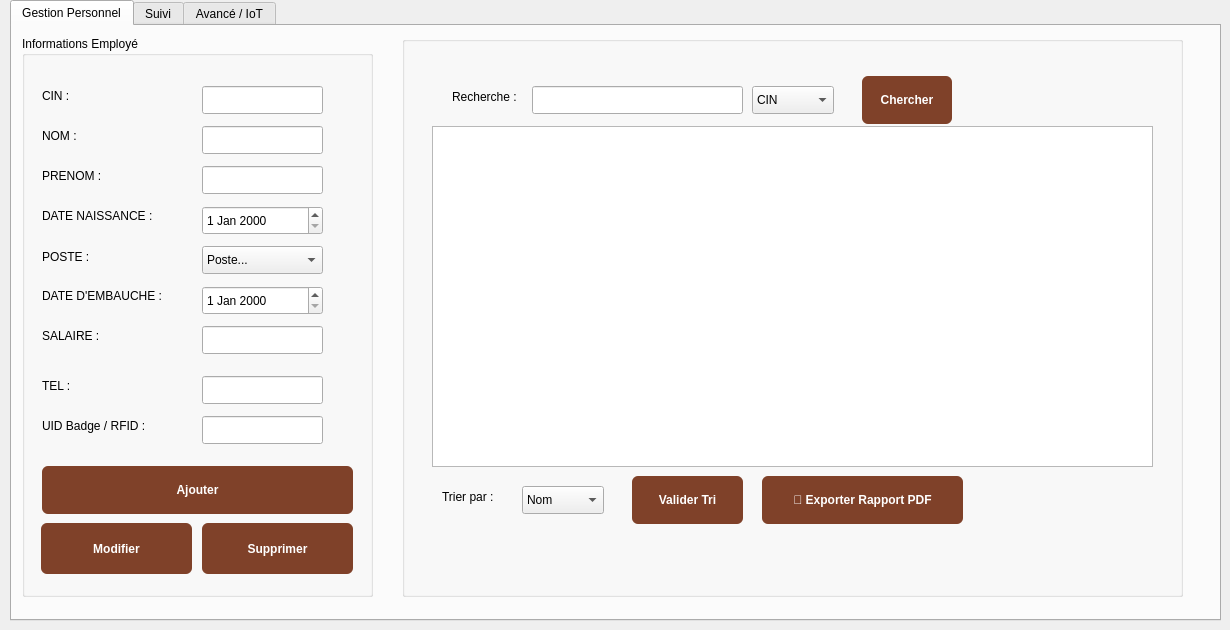
    <widget class="QWidget" name="page_5">
     <widget class="QTabWidget" name="tabWidget_2">
      <property name="geometry">
       <rect>
        <x>10</x>
        <y>0</y>
        <width>1211</width>
        <height>621</height>
       </rect>
      </property>
      <property name="currentIndex">
       <number>0</number>
      </property>
      <widget class="QWidget" name="tab_gestion_3">
       <attribute name="title">
        <string>Gestion Personnel</string>
       </attribute>
       <widget class="QGroupBox" name="groupBox_3">
        <property name="geometry">
         <rect>
          <x>10</x>
          <y>10</y>
          <width>351</width>
          <height>561</height>
         </rect>
        </property>
        <property name="title">
         <string>Informations Employé</string>
        </property>
        <widget class="QLabel" name="label_3">
         <property name="geometry">
          <rect>
           <x>20</x>
           <y>50</y>
           <width>63</width>
           <height>20</height>
          </rect>
         </property>
         <property name="text">
          <string>CIN :</string>
         </property>
        </widget>
        <widget class="QLabel" name="label_5">
         <property name="geometry">
          <rect>
           <x>20</x>
           <y>90</y>
           <width>63</width>
           <height>20</height>
          </rect>
         </property>
         <property name="text">
          <string>NOM :</string>
         </property>
        </widget>
        <widget class="QLabel" name="label_7">
         <property name="geometry">
          <rect>
           <x>20</x>
           <y>130</y>
           <width>71</width>
           <height>20</height>
          </rect>
         </property>
         <property name="text">
          <string>PRENOM :</string>
         </property>
        </widget>
        <widget class="QLabel" name="label_8">
         <property name="geometry">
          <rect>
           <x>20</x>
           <y>170</y>
           <width>131</width>
           <height>20</height>
          </rect>
         </property>
         <property name="text">
          <string>DATE NAISSANCE :</string>
         </property>
        </widget>
        <widget class="QLabel" name="label_9">
         <property name="geometry">
          <rect>
           <x>20</x>
           <y>210</y>
           <width>91</width>
           <height>21</height>
          </rect>
         </property>
         <property name="text">
          <string>POSTE :</string>
         </property>
        </widget>
        <widget class="QLabel" name="label_10">
         <property name="geometry">
          <rect>
           <x>20</x>
           <y>250</y>
           <width>171</width>
           <height>20</height>
          </rect>
         </property>
         <property name="text">
          <string>DATE D'EMBAUCHE :</string>
         </property>
        </widget>
        <widget class="QLabel" name="label_11">
         <property name="geometry">
          <rect>
           <x>20</x>
           <y>290</y>
           <width>63</width>
           <height>20</height>
          </rect>
         </property>
         <property name="text">
          <string>SALAIRE :</string>
         </property>
        </widget>
        <widget class="QLabel" name="label_12">
         <property name="geometry">
          <rect>
           <x>20</x>
           <y>340</y>
           <width>91</width>
           <height>20</height>
          </rect>
         </property>
         <property name="text">
          <string>TEL :</string>
         </property>
        </widget>
        <widget class="QLabel" name="label_15">
         <property name="geometry">
          <rect>
           <x>20</x>
           <y>380</y>
           <width>141</width>
           <height>20</height>
          </rect>
         </property>
         <property name="text">
          <string>UID Badge / RFID :</string>
         </property>
        </widget>
        <widget class="QLineEdit" name="le_cin">
         <property name="geometry">
          <rect>
           <x>180</x>
           <y>50</y>
           <width>121</width>
           <height>28</height>
          </rect>
         </property>
        </widget>
        <widget class="QLineEdit" name="le_nom_2">
         <property name="geometry">
          <rect>
           <x>180</x>
           <y>90</y>
           <width>121</width>
           <height>28</height>
          </rect>
         </property>
        </widget>
        <widget class="QLineEdit" name="le_prenom">
         <property name="geometry">
          <rect>
           <x>180</x>
           <y>130</y>
           <width>121</width>
           <height>28</height>
          </rect>
         </property>
        </widget>
        <widget class="QDateEdit" name="de_naissance">
         <property name="geometry">
          <rect>
           <x>180</x>
           <y>170</y>
           <width>121</width>
           <height>29</height>
          </rect>
         </property>
        </widget>
        <widget class="QComboBox" name="cb_poste">
         <property name="geometry">
          <rect>
           <x>180</x>
           <y>210</y>
           <width>121</width>
           <height>28</height>
          </rect>
         </property>
         <item>
          <property name="text">
           <string>Poste...</string>
          </property>
         </item>
         <item>
          <property name="text">
           <string>Personnel</string>
          </property>
         </item>
         <item>
          <property name="text">
           <string>Designer</string>
          </property>
         </item>
         <item>
          <property name="text">
           <string>Menuisier</string>
          </property>
         </item>
         <item>
          <property name="text">
           <string>Vernisseur</string>
          </property>
         </item>
         <item>
          <property name="text">
           <string>Livreur</string>
          </property>
         </item>
        </widget>
        <widget class="QDateEdit" name="de_embauche">
         <property name="geometry">
          <rect>
           <x>180</x>
           <y>250</y>
           <width>121</width>
           <height>29</height>
          </rect>
         </property>
        </widget>
        <widget class="QLineEdit" name="le_salaire">
         <property name="geometry">
          <rect>
           <x>180</x>
           <y>290</y>
           <width>121</width>
           <height>28</height>
          </rect>
         </property>
        </widget>
        <widget class="QLineEdit" name="le_tel">
         <property name="geometry">
          <rect>
           <x>180</x>
           <y>340</y>
           <width>121</width>
           <height>28</height>
          </rect>
         </property>
        </widget>
        <widget class="QLineEdit" name="le_rfid">
         <property name="geometry">
          <rect>
           <x>180</x>
           <y>380</y>
           <width>121</width>
           <height>28</height>
          </rect>
         </property>
        </widget>
        <widget class="QPushButton" name="btn_ajouter_3">
         <property name="geometry">
          <rect>
           <x>20</x>
           <y>430</y>
           <width>311</width>
           <height>48</height>
          </rect>
         </property>
         <property name="styleSheet">
          <string notr="true">background-color: #7F4129; color: #FFFFFF; font-weight: bold; border-radius: 6px;</string>
         </property>
         <property name="text">
          <string>Ajouter</string>
         </property>
        </widget>
        <widget class="QPushButton" name="btn_modifier_2">
         <property name="geometry">
          <rect>
           <x>19</x>
           <y>487</y>
           <width>151</width>
           <height>51</height>
          </rect>
         </property>
         <property name="styleSheet">
          <string notr="true">background-color: #7F4129; color: #FFFFFF; font-weight: bold; border-radius: 6px;</string>
         </property>
         <property name="text">
          <string>Modifier</string>
         </property>
        </widget>
        <widget class="QPushButton" name="btn_supprimer_2">
         <property name="geometry">
          <rect>
           <x>180</x>
           <y>487</y>
           <width>151</width>
           <height>51</height>
          </rect>
         </property>
         <property name="styleSheet">
          <string notr="true">background-color: #7F4129; color: #FFFFFF; font-weight: bold; border-radius: 6px;</string>
         </property>
         <property name="text">
          <string>Supprimer</string>
         </property>
        </widget>
       </widget>
       <widget class="QGroupBox" name="groupBox_11">
        <property name="geometry">
         <rect>
          <x>390</x>
          <y>10</y>
          <width>781</width>
          <height>561</height>
         </rect>
        </property>
        <property name="title">
         <string/>
        </property>
        <widget class="QLabel" name="recherche_4">
         <property name="geometry">
          <rect>
           <x>50</x>
           <y>50</y>
           <width>111</width>
           <height>21</height>
          </rect>
         </property>
         <property name="text">
          <string>Recherche :</string>
         </property>
        </widget>
        <widget class="QLineEdit" name="rech_5">
         <property name="geometry">
          <rect>
           <x>130</x>
           <y>50</y>
           <width>211</width>
           <height>28</height>
          </rect>
         </property>
        </widget>
        <widget class="QComboBox" name="cb_critere_recherche">
         <property name="geometry">
          <rect>
           <x>350</x>
           <y>50</y>
           <width>82</width>
           <height>28</height>
          </rect>
         </property>
         <item>
          <property name="text">
           <string>CIN</string>
          </property>
         </item>
         <item>
          <property name="text">
           <string>Nom</string>
          </property>
         </item>
         <item>
          <property name="text">
           <string>Poste</string>
          </property>
         </item>
        </widget>
        <widget class="QPushButton" name="btn_rechercher_3">
         <property name="geometry">
          <rect>
           <x>460</x>
           <y>40</y>
           <width>90</width>
           <height>48</height>
          </rect>
         </property>
         <property name="styleSheet">
          <string notr="true">background-color: #7F4129; color: #FFFFFF; font-weight: bold; border-radius: 6px;</string>
         </property>
         <property name="text">
          <string>Chercher</string>
         </property>
        </widget>
        <widget class="QTableView" name="tab_rech_3">
         <property name="geometry">
          <rect>
           <x>30</x>
           <y>90</y>
           <width>721</width>
           <height>341</height>
          </rect>
         </property>
        </widget>
        <widget class="QLabel" name="trie_4">
         <property name="geometry">
          <rect>
           <x>40</x>
           <y>450</y>
           <width>71</width>
           <height>21</height>
          </rect>
         </property>
         <property name="text">
          <string>Trier par :</string>
         </property>
        </widget>
        <widget class="QComboBox" name="cb_tri">
         <property name="geometry">
          <rect>
           <x>120</x>
           <y>450</y>
           <width>82</width>
           <height>28</height>
          </rect>
         </property>
         <item>
          <property name="text">
           <string>Nom</string>
          </property>
         </item>
         <item>
          <property name="text">
           <string>Salaire</string>
          </property>
         </item>
         <item>
          <property name="text">
           <string>Date Embauche</string>
          </property>
         </item>
        </widget>
        <widget class="QPushButton" name="btn_trier_3">
         <property name="geometry">
          <rect>
           <x>230</x>
           <y>440</y>
           <width>111</width>
           <height>48</height>
          </rect>
         </property>
         <property name="styleSheet">
          <string notr="true">background-color: #7F4129; color: #FFFFFF; font-weight: bold; border-radius: 6px;</string>
         </property>
         <property name="text">
          <string>Valider Tri</string>
         </property>
        </widget>
        <widget class="QPushButton" name="la_pdf_10">
         <property name="geometry">
          <rect>
           <x>360</x>
           <y>440</y>
           <width>201</width>
           <height>48</height>
          </rect>
         </property>
         <property name="styleSheet">
          <string notr="true">background-color: #7F4129; color: #FFFFFF; font-weight: bold; border-radius: 6px;</string>
         </property>
         <property name="text">
          <string>📄 Exporter Rapport PDF</string>
         </property>
        </widget>
       </widget>
      </widget>
      <widget class="QWidget" name="tab_stats_3">
       <attribute name="title">
        <string>Suivi</string>
       </attribute>
      </widget>
      <widget class="QWidget" name="tab_avance_3">
       <attribute name="title">
        <string>Avancé / IoT</string>
       </attribute>
      </widget>
     </widget>
    </widget>
